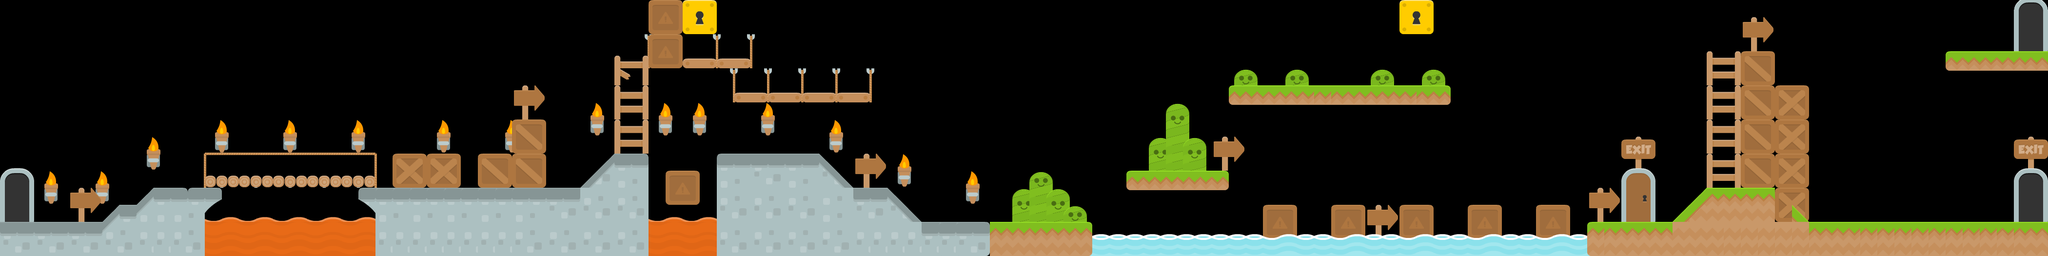

A level layout from a 2D game, rendered from its tile map. Below: a short description, then the map file with tile-grid data replaced by summaries:
An orthogonal 120x15 tile map with 35x35 px tiles, 3 tile layers (Tile Layer 1, Tile Layer 2, Tile Layer 3).

<map version="1.0" orientation="orthogonal" renderorder="right-down" width="120" height="15" tilewidth="35" tileheight="35" nextobjectid="1">
 <tileset firstgid="1" name="tileset" tilewidth="70" tileheight="70" spacing="2" margin="2" tilecount="196" columns="14">
  <image source="tileset.png" width="1024" height="1024" />
 </tileset>
 <layer name="Tile Layer 1" width="120" height="15">
  <data>[1800 cells, 67 non-empty, 7 distinct tile ids]</data>
 </layer>
 <layer name="Tile Layer 2" width="120" height="15">
  <data>[1800 cells, 194 non-empty, 39 distinct tile ids]</data>
 </layer>
 <layer name="Tile Layer 3" width="120" height="15">
  <data>[1800 cells, 7 non-empty, 2 distinct tile ids]</data>
 </layer>
</map>
